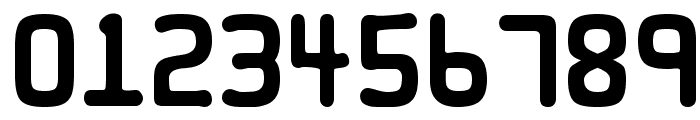
#> input picture Credit-Card0.png, 700 x 120 px
$ jupyter execute --allow-errors t1.ipynb
#> lines starting #> are read from the running program, lines starting #| are printed output that depends on the picture; after the words box and inside, x2 and y2 are one past the last pixel; in counts of white or black regions, pixels touching at a corner belong together
[cell 1]
import cv2
import imutils
import numpy as np
from imutils import contours
from matplotlib import pyplot as plt
import pytesseract

def compare_white_black(img):
    white_count = cv2.countNonZero(img)
    black_count = img.size - white_count  # Count of black pixels (0)
    print(black_count)
    print(white_count)
    return white_count > black_count

def showImage(name, image, cmap=None):
    plt.imshow(image, cmap=cmap)
    plt.axis('off')  # Hide axis
    plt.title(name)
    plt.show()

FIRST_NUMBER = {
    "3": "American Express",
    "4": "Visa",
    "5": "MasterCard",
    "6": "Discover Card"
}

# Load the reference image of the digits
ref = cv2.imread('Credit-Card0.png')
#> ref is the input picture: shape (120, 700, 3); min 0, max 255, mean 168
ref = cv2.cvtColor(ref, cv2.COLOR_BGR2GRAY)
#> ref: shape (120, 700)
ref = cv2.threshold(ref, 10, 255, cv2.THRESH_BINARY_INV)[1]
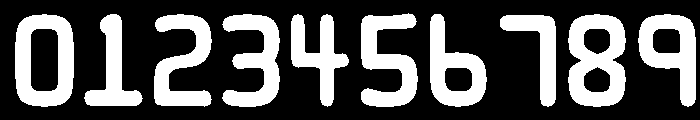
#> ref: shape (120, 700); 32.8% white; 10 white regions

# Find contours in the reference image
refCnts = cv2.findContours(ref.copy(), cv2.RETR_EXTERNAL, cv2.CHAIN_APPROX_SIMPLE)
#> refCnts = 10 contours; largest, box (x1, y1, x2, y2) and area: (15, 14, 74, 107) 4814, (568, 14, 626, 107) 4506, (638, 14, 696, 107) 3254, (430, 14, 487, 107) 3128, (361, 13, 418, 107) 2810
refCnts = imutils.grab_contours(refCnts)
refCnts = contours.sort_contours(refCnts, method="left-to-right")[0]
digits = {}

# Store each digit's region of interest (ROI)
for (i, c) in enumerate(refCnts):
    (x, y, w, h) = cv2.boundingRect(c)
    roi = ref[y:y + h, x:x + w]
    roi = cv2.resize(roi, (57, 88))
    digits[i] = roi
#> this loop made 10 passes
#> (x, y, w, h) on passes 1 to 10: (15, 14, 59, 93), (84, 14, 59, 92), (154, 14, 58, 93), (222, 14, 58, 93), (291, 14, 58, 93), (361, 13, 57, 94), (430, 14, 57, 93), (500, 15, 56, 92), (568, 14, 58, 93), (638, 14, 58, 93)
#> pass 1, `roi = ref[y:y + h, x:x + w]`:
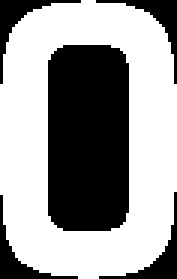
#> roi: shape (93, 59) (shown 3 times larger); 60.5% white; 5 black regions, box (x1, y1, x2, y2) and area: (16, 15, 43, 77) 1622, (0, 0, 27, 28) 139, (32, 0, 59, 28) 139, (33, 64, 59, 93) 137, (0, 65, 26, 93) 133
#> pass 1, `roi = cv2.resize(roi, (57, 88))`:
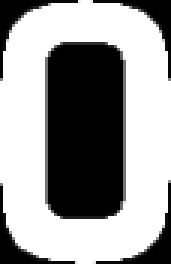
#> roi: shape (88, 57) (shown 3 times larger); min 0, max 255, mean 153.9
#> pass 2, `roi = ref[y:y + h, x:x + w]`:
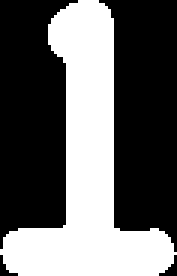
#> roi: shape (92, 59) (shown 3 times larger); 39.5% white; 1 white region, box (x1, y1, x2, y2) and area: (0, 0, 59, 92) 2144
#> pass 2, `roi = cv2.resize(roi, (57, 88))`:
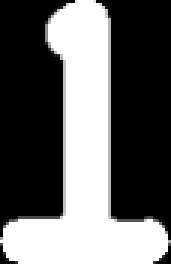
#> roi: shape (88, 57) (shown 3 times larger); min 0, max 255, mean 100.7
#> after the loop, digits = 10 items

# Load the input image containing only the PAN of the credit card
#> (the rest of this cell did not finish here and is left out)

$ run again, with ocr_a_reference-300x47.png copied over Credit-Card0.png
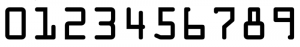
#> input picture ocr_a_reference-300x47.png, 300 x 47 px
#> ref is the input picture: shape (47, 300, 3); mean B, G, R 200.3, 200.3, 200.3
#> `ref = cv2.threshold(ref, 10, 255, cv2.THRESH_BINARY_INV)[1]`:
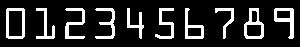
#> ref: shape (47, 300); 15.6% white; 10 white regions
#> refCnts = 10 contours; largest, box (x1, y1, x2, y2) and area: (6, 8, 25, 39) 536, (244, 8, 264, 39) 425, (274, 8, 294, 39) 300, (185, 8, 204, 39) 271, (65, 8, 85, 39) 166
#> the loop `for (i, c) in enumerate(refCnts):` made 10 passes
#> (x, w) on passes 1 to 8: (6, 19), (36, 19), (65, 20), (95, 20), (127, 17), (155, 19), (185, 19), (215, 19)
#> pass 3, `roi = cv2.resize(roi, (57, 88))`:
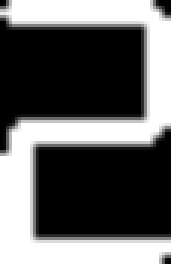
#> roi: shape (88, 57) (shown 3 times larger); min 0, max 255, mean 99.9
#> after the loop `for (i, c) in enumerate(refCnts):`: digits = 10 items
